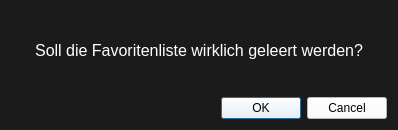
<?xml version="1.0" encoding="UTF-8"?>
<ui version="4.0">
 <class>ConfirmFavDeletionWidget</class>
 <widget class="QDialog" name="ConfirmFavDeletionWidget">
  <property name="geometry">
   <rect>
    <x>0</x>
    <y>0</y>
    <width>398</width>
    <height>130</height>
   </rect>
  </property>
  <property name="windowTitle">
   <string>Dialog</string>
  </property>
  <property name="styleSheet">
   <string notr="true">background-color: rgb(27, 27, 27);</string>
  </property>
  <layout class="QVBoxLayout" name="verticalLayout">
   <item>
    <widget class="QLabel" name="label_3">
     <property name="styleSheet">
      <string notr="true">color: rgb(255, 255, 255);</string>
     </property>
     <property name="text">
      <string>&lt;html&gt;&lt;head/&gt;&lt;body&gt;&lt;p align=&quot;center&quot;&gt;&lt;span style=&quot; font-size:12pt;&quot;&gt;Soll die Favoritenliste wirklich geleert werden?&lt;/span&gt;&lt;/p&gt;&lt;/body&gt;&lt;/html&gt;</string>
     </property>
    </widget>
   </item>
   <item>
    <widget class="QDialogButtonBox" name="buttonBox">
     <property name="styleSheet">
      <string notr="true">background-color: rgb(255, 255, 255);</string>
     </property>
     <property name="orientation">
      <enum>Qt::Horizontal</enum>
     </property>
     <property name="standardButtons">
      <set>QDialogButtonBox::Cancel|QDialogButtonBox::Ok</set>
     </property>
    </widget>
   </item>
  </layout>
 </widget>
 <resources/>
 <connections>
  <connection>
   <sender>buttonBox</sender>
   <signal>accepted()</signal>
   <receiver>ConfirmFavDeletionWidget</receiver>
   <slot>accept()</slot>
   <hints>
    <hint type="sourcelabel">
     <x>248</x>
     <y>254</y>
    </hint>
    <hint type="destinationlabel">
     <x>157</x>
     <y>274</y>
    </hint>
   </hints>
  </connection>
  <connection>
   <sender>buttonBox</sender>
   <signal>rejected()</signal>
   <receiver>ConfirmFavDeletionWidget</receiver>
   <slot>reject()</slot>
   <hints>
    <hint type="sourcelabel">
     <x>316</x>
     <y>260</y>
    </hint>
    <hint type="destinationlabel">
     <x>286</x>
     <y>274</y>
    </hint>
   </hints>
  </connection>
 </connections>
</ui>
